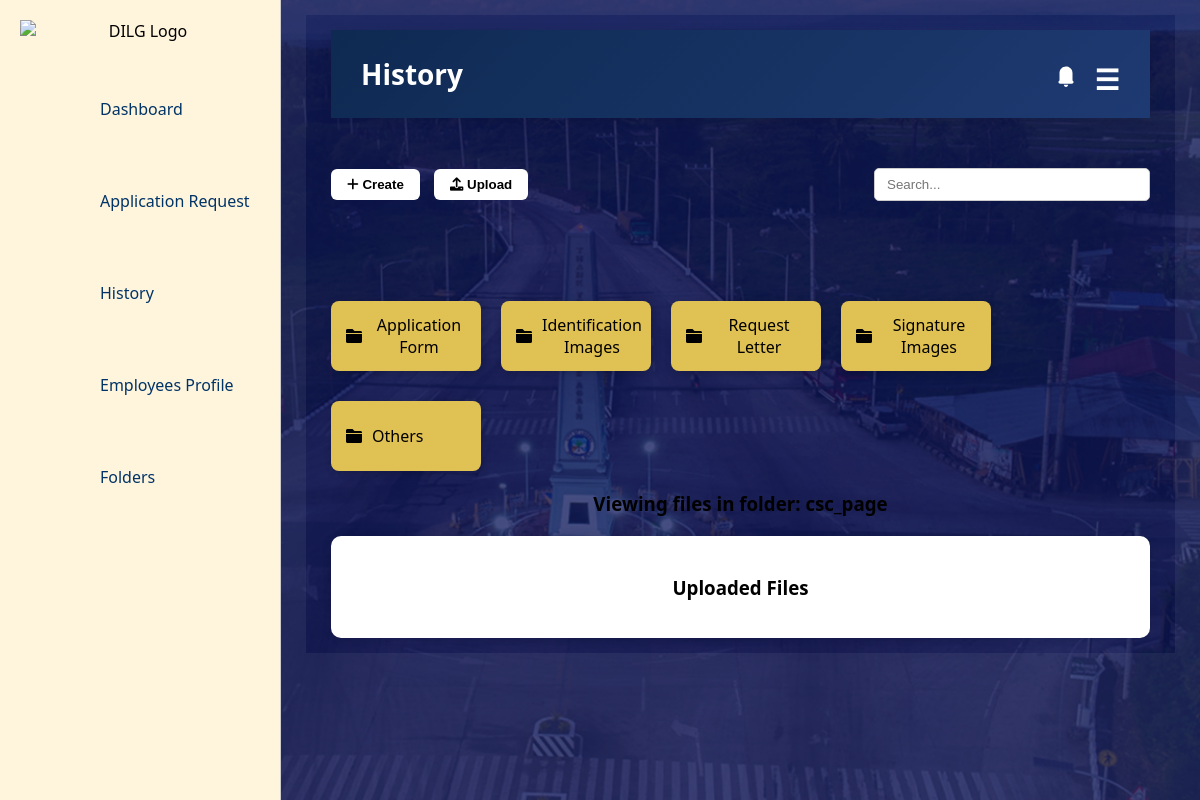
Page /folders/csc_page/ on the committed database.
### landing/models.py (models this page shows, shortened)
class Folder(models.Model):
    name = models.CharField(max_length=255, unique=True)

### landing/views.py (the view)
# urls.py: path('folders/<str:folder_name>/', views.folder_detail, name='folder_detail'),
def folder_detail(request, folder_name):
    files = File.objects.filter(folder=folder_name)
    folders = Folder.objects.all()
    return render(request, 'landing/fold.html', {
        'files': files,
        'folders': folders,
        'selected_folder': folder_name,
    })

### landing/templates/landing/fold.html (shortened to what this page needs)
{% load static %}
<!DOCTYPE html>
<html lang="en">
<head>
  <link rel="stylesheet" href="https://cdnjs.cloudflare.com/ajax/libs/font-awesome/6.4.0/css/all.min.css">
  <link rel="stylesheet" href="{% static 'css/style.css' %}">
  <link href="https://cdnjs.cloudflare.com/ajax/libs/font-awesome/6.0.0-beta3/css/all.min.css" rel="stylesheet">
</head>
<body>
  <div class="sidebar">
    <img src="{% static 'images/DILG-Logo.png' %}" alt="DILG Logo" class="sidebar-logo" />
   <ul>
    <li>
        <a href="{% url 'landing:dashboard' %}"
           class="{% if request.resolver_match.url_name == 'dashboard' %}active{% endif %}">
            Dashboard
        </a>
    </li>
    <li>
        <a href="{% url 'landing:application_request' %}"
           class="{% if request.resolver_match.url_name == 'application_request' %}active{% endif %}">
            Application Request
        </a>
    </li>
    <li>
        <a href="{% url 'landing:history' %}"
           class="{% if request.resolver_match.url_name == 'history' %}active{% endif %}">
            History
        </a>
    </li>
    <li>
        <a href="{% url 'landing:employees_profile' %}"
           class="{% if request.resolver_match.url_name == 'employees_profile' %}active{% endif %}">
            Employees Profile
        </a>
    </li>
    <li>
        <a href="{% url 'landing:fold' %}"
           class="{% if request.resolver_match.url_name == 'fold' %}active{% endif %}">
            Folders
        </a>
    </li>
</ul>
  </div>
  <div class="main-content">
    <div class="main-content">
    <div class="header">
      <span>History</span>
      <div class="header-actions">
        <div class="notification-icon">
        <svg xmlns="http://www.w3.org/2000/svg" width="26" height="26" fill="white" viewBox="0 0 24 24">
          <path d="M12 24c1.104 0 2-.897 2-2h-4c0 1.103.896 2 2 2zm6.707-5.293L18 18V11c0-3.309-2.691-6-6-6S6 7.691 6 11v7l-.707.707C4.521 19.479 5.262 21 6.828 21h10.344c1.566 0 2.307-1.521 1.535-2.293z"/>
        </svg>
        </div>
          <div class="menu-icon">
          <a href="{% url 'landing:landing_page' %}">☰</a>
        </div>
      </div>
    </div>
    <div class="top-bar">
      <div class="top-left-buttons">
        <button onclick="toggleCreateFolderForm()"><i class="fas fa-plus"></i> Create</button>
        <button onclick="document.getElementById('fileInput').click();"><i class="fas fa-upload"></i> Upload</button>
      </div>
      <input class="search-box" type="text" placeholder="Search...">
    </div>
    <div class="folders-grid">
      {% for folder in folders %}
        <a href="{% url 'landing:folder_detail' folder.name %}">
          <div class="folder">
            <i class="fa fa-folder"></i> {{ folder.name }}
          </div>
        </a>
      {% endfor %}
    </div>
    {% if selected_folder %}
      <h3>Viewing files in folder: <strong>{{ selected_folder }}</strong></h3>
    {% endif %}
    <div class="file-list p-4">
      <h3 class="text-center font-semibold text-lg mb-4">Uploaded Files</h3>
    </div>
  </div>
</body>
</html>

### landing/static/css/style.css (style rules this page uses)
body { font-family: Arial, sans-serif; text-align: center; background: url('/static/bg.jpg') no-repeat center center fixed; background-size: cover; }
a { display: block; margin-top: 10px; color: white; text-decoration: none; }
.folders-grid { display: flex; flex-wrap: wrap; gap: 20px; margin: 20px 0; }

### landing/templates/landing/fold.html (style rules this page uses)
body { margin: 0; font-family: 'Segoe UI', sans-serif; display: flex; height: 100vh; }
.sidebar { width: 240px; background-color: #fff5dd; padding: 20px; display: flex; flex-direction: column; border-right: 1px solid #ccc; }
.sidebar ul { list-style: none; }
.sidebar ul li { padding: 15px; color: #222; font-weight: 600; cursor: pointer; border-left: 5px solid transparent; }
.sidebar a { text-decoration: none; color: #003366; padding: 15px 20px; width: 100%; text-align: left; transition: 0.3s; font-weight: 500; }
.main-content { flex: 1; background-color: #f4f4f4; padding: 15px 25px; overflow-y: auto; background: url('/static/images/background.jpg') no-repeat center center fixed; background-size: cover; position: relative; }
.header { background: linear-gradient(135deg, #0e2a52 0%, #1e3a72 100%); color: white; padding: 25px 30px; font-size: 28px; font-weight: bold; box-shadow: 0 2px 10px rgba(0,0,0,0.1); display: flex; justify-content: space-between; align-items: center; }
.header-actions { display: flex; gap: 15px; }
.notification-icon, .menu-icon { width: 26px; height: 26px; border-radius: 20%; display: flex; align-items: center; justify-content: center; cursor: pointer; transition: background-color 0.3s ease; }
.top-bar { display: flex; justify-content: space-between; align-items: center; margin-bottom: 90px; margin-top: 50px; }
.top-left-buttons button { background-color: white; color: black; padding: 8px 16px; border: none; margin-right: 10px; border-radius: 6px; font-weight: 600; cursor: pointer; }
.search-box { padding: 8px 12px; border: 1px solid #ccc; border-radius: 5px; width: 250px; outline: none; }
.folders-grid { display: grid; grid-template-columns: repeat(auto-fill, minmax(180px, 1fr)); gap: 20px; margin-top: 10px; }
.folder { background-color: #e0c153; border-radius: 8px; padding: 15px; color: #000; font-weight: 500; display: flex; align-items: center; gap: 10px; box-shadow: 2px 2px 8px rgba(0,0,0,0.2); cursor: pointer; transition: 0.2s; width: 120px; height:40px; }
.folders-grid { display: flex; flex-wrap: wrap; gap: 20px; margin: 20px 0; }
.file-list { background-color: white; padding: 20px; border-radius: 10px; margin-top: 20px; box-shadow: 0 0 10px rgba(0,0,0,0.1); }

### rows in the picture
Folder: name "Application Form"
Folder: name "Identification Images"
Folder: name "Request Letter"
Folder: name "Signature Images"
Folder: name "Others"

### other values in the picture
{{ selected_folder }} "csc_page"
